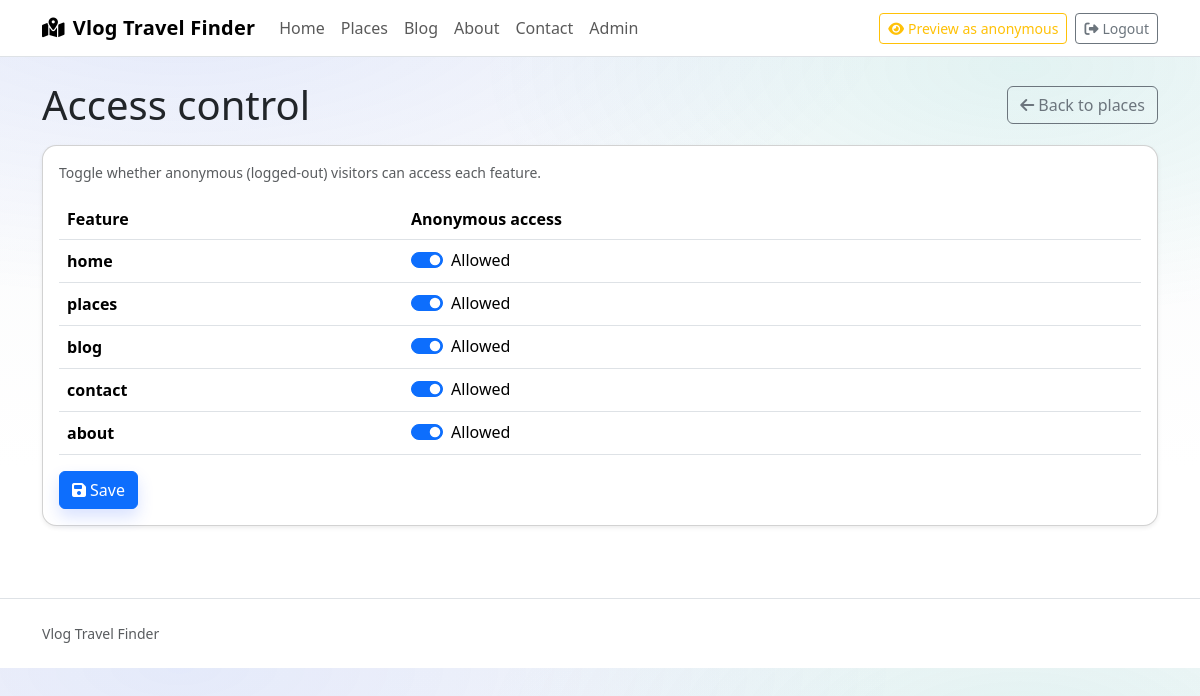
The app's page /admin/access-control (signed in), older data.
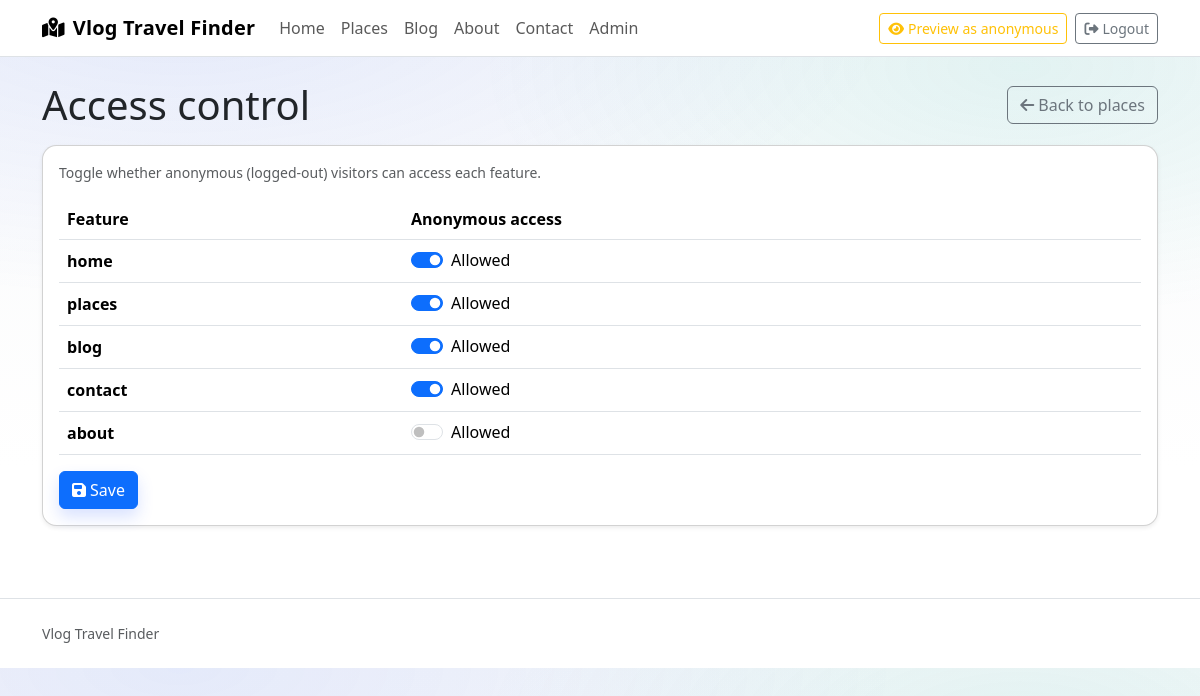
The same page, newer data.
### vlog_site/models.py (models this page shows)
class Base(DeclarativeBase):
    pass

class AccessRule(Base):
    __tablename__ = "access_rule"
    feature: Mapped[str] = mapped_column(String, primary_key=True)
    anonymous_access: Mapped[bool] = mapped_column(Boolean, nullable=False, default=True)

### vlog_site/blueprints/admin.py (the view, shortened to what this page needs)
@admin_bp.route("/access-control", methods=["GET", "POST"])
@admin_required
def admin_access_control() -> str:
    db = get_session(current_app)
    rules = {r.feature: r for r in db.execute(select(AccessRule)).scalars().all()}
    features = [
        {
            "feature": f,
            "anonymous_access": (rules.get(f).anonymous_access if rules.get(f) is not None else True),
        }
        for f in ACCESS_FEATURES
    ]
    return render_template("admin/access_control.html", features=features)

### vlog_site/blueprints/admin.py (called while the page is built)
def is_admin() -> bool:
    user_id = session.get("user_id")
    if user_id is None:
        return False
    db = get_session(current_app)
    user = db.execute(select(User).where(User.id == user_id)).scalars().first()
    return user is not None and user.role == "admin"

@admin_bp.before_request
def _admin_auth_gate():
    if is_admin():
        return None
    if request.endpoint in {"admin.admin_login", "admin.admin_index"}:
        return None
    flash("Please log in to access the admin area", "error")
    next_url = request.full_path if request.query_string else request.path
    return redirect(url_for("auth.login", next=next_url))

def admin_required(view):
    @functools.wraps(view)
    def wrapped(*args, **kwargs):
        if not is_admin():
            flash("Please log in to access the admin area", "error")
            next_url = request.full_path if request.query_string else request.path
            return redirect(url_for("auth.login", next=next_url))
        return view(*args, **kwargs)
    return wrapped

### vlog_site/db.py (called while the page is built)
def _is_sqlite(database_url: str) -> bool:
    return database_url.startswith("sqlite:")

### templates/admin/access_control.html (shortened to what this page needs)
{% extends "base.html" %}
{% block content %}
  <div class="d-flex flex-column flex-md-row align-items-md-center justify-content-between gap-2 mb-3">
    <h1 class="mb-0">Access control</h1>
    <a class="btn btn-outline-secondary" href="{{ url_for('admin.admin_places') }}">
      <i class="fa-solid fa-arrow-left me-1"></i>Back to places
    </a>
  </div>
  <div class="card shadow-sm">
    <div class="card-body">
      <form method="post" class="row g-3">
        <div class="col-12">
          <div class="text-muted small">Toggle whether anonymous (logged-out) visitors can access each feature.</div>
        </div>
        <div class="col-12">
          <div class="table-responsive">
            <table class="table align-middle mb-0">
              <thead>
                <tr>
                  <th>Feature</th>
                  <th>Anonymous access</th>
                </tr>
              </thead>
              <tbody>
                {% for f in features %}
                  <tr>
                    <td class="fw-semibold">{{ f.feature }}</td>
                    <td>
                      <div class="form-check form-switch">
                        <input
                          class="form-check-input"
                          type="checkbox"
                          role="switch"
                          aria-checked="{% if f.anonymous_access %}true{% else %}false{% endif %}"
                          id="anon_{{ f.feature }}"
                          name="anon_{{ f.feature }}"
                          {% if f.anonymous_access %}checked{% endif %}
                        />
                        <label class="form-check-label" for="anon_{{ f.feature }}">Allowed</label>
                      </div>
                    </td>
                  </tr>
                {% endfor %}
              </tbody>
            </table>
          </div>
        </div>
        <div class="col-12">
          <button type="submit" class="btn btn-primary">
            <i class="fa-solid fa-floppy-disk me-1"></i>Save
          </button>
        </div>
      </form>
    </div>
  </div>
{% endblock %}

Row changes from the older to the newer data that the page shows:
changed AccessRule "about": anonymous_access "☑" → "☐"
